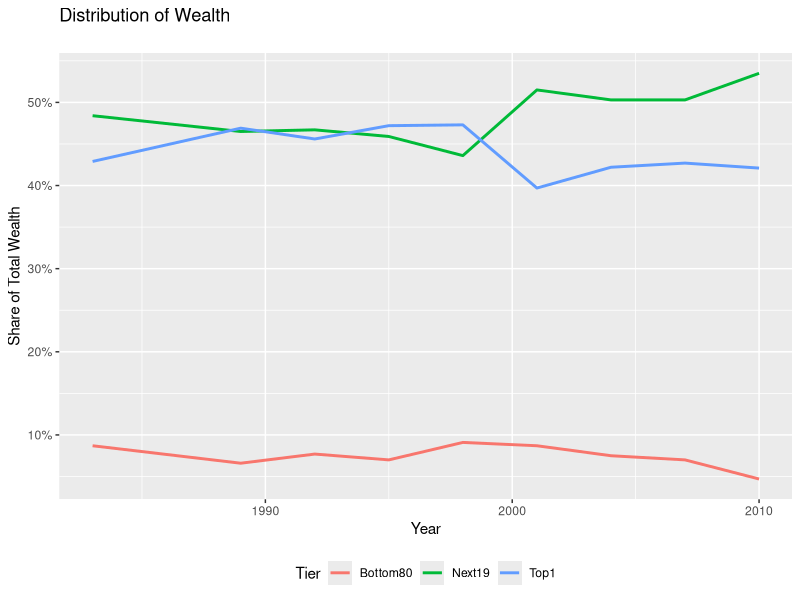

This figure's R source:
## ---- chunk 1
library(dplyr)
library(tidyr)
library(knitr)
library(stringr)
library(ggplot2)
## ---- chunk 2
UCAP         <- read.csv('Data/UCAP.csv', stringsAsFactors = FALSE, header = FALSE, skip = 2)
UCAP_headers <- read.csv('Data/UCAP.csv', stringsAsFactors = FALSE, header = FALSE, nrows = 2)
UCAP_names   <- c("Month_Year", rep("", length(UCAP_headers)-1))

for (i in 2:length(UCAP_headers)) {
  UCAP_names[i] = paste(UCAP_headers[1, i], UCAP_headers[2, i], sep = "-")
}

names(UCAP) <- UCAP_names
## ---- chunk 3
UCAP <- UCAP %>% gather(Auction_Location, Price, 2:13)
## ---- chunk 4
UCAP$Year     <- str_extract(UCAP$Month_Year, "[[:digit:]]{4}")
UCAP$Month    <- str_extract(UCAP$Month_Year, "[[:alpha:]]+")
UCAP$Auction  <- str_sub(UCAP$Auction_Location, 1, str_locate(UCAP$Auction_Location, "-")[, 1] - 1)
UCAP$Location <- str_sub(UCAP$Auction_Location, str_locate(UCAP$Auction_Location, "-")[, 1] + 1)
UCAP$Price    <- extract_numeric(UCAP$Price)

UCAP          <- UCAP %>% select(Year, Month, Auction, Location, Price)
## ---- chunk 5
UCAP_month <- UCAP %>% 
  group_by(Location, Month) %>%
  summarize(Mean = mean(Price, na.rm = TRUE)) %>%
  arrange(desc(Mean))

UCAP_month[seq(1, nrow(UCAP_month), 12), 1:2]
## ---- chunk 6
UCAP_diff <- UCAP %>%
  group_by(Location) %>%
  filter(Location == "NYC" | Location == "ROS") %>%
  summarize(Mean=mean(Price, na.rm = TRUE))

UCAP_diff[1, 2] - UCAP_diff[2,2]
## ---- chunk 7
UCAP %>%
  group_by(Year) %>%
  summarize(Mean = mean(Price, na.rm = TRUE)) %>%
  arrange(desc(Mean)) %>%
  top_n(3)
## ---- chunk 8
UCAP %>%
  group_by(Auction) %>%
  filter(Auction == "Monthly" | Auction == "Spot") %>%
  summarize(Variance = var(Price, na.rm = TRUE)) %>%
  arrange(desc(Variance))
## ---- chunk 9
auction <- read.csv('Data/untidy_auction_data.csv', stringsAsFactors = FALSE, header = TRUE)
## ---- chunk 10
lot_info <- auction %>% select(Lot, Description)
auction  <- auction %>% select(Lot, Range, Price)
## ---- chunk 11
auction$Low  <- str_trim(str_sub(auction$Range, 1, str_locate(auction$Range, "-")[, 1] - 1))
auction$High <- str_trim(str_sub(auction$Range, str_locate(auction$Range, "-")[, 1] + 1))
auction <- auction %>% select(Lot, Low, High, Price)

auction <- auction %>% gather(Value, Price, -Lot) %>% arrange(Lot, Value)
auction$Price <- extract_numeric(auction$Price)
## ---- chunk 12
auction <- auction %>% group_by(Value) %>% summarize(Sum = sum(Price))

HighDiff <- round((auction[auction$Value == "High", 2] - auction[auction$Value == "Price", 2]) / 
                    auction[auction$Value == "Price", 2], 4) * 100
LowDiff <- round((auction[auction$Value == "Low", 2] - auction[auction$Value == "Price", 2]) / 
                   auction[auction$Value == "Price", 2], 4) * 100
## ---- chunk 13
wealth <- read.csv('Data/wealth.csv', stringsAsFactors = FALSE, header = FALSE, skip = 2)
names(wealth) <- c('Year', 'Top1', 'Next19', 'Bottom80')
## ---- chunk 14
for (i in 2:4) {
  wealth[, i] <- extract_numeric(wealth[, i]) / 100
}
## ---- chunk 15
wealth <- wealth %>% gather(Tier, Share, -Year)
## ---- chunk 16
ggplot(wealth, aes(x = Year, y = Share, col = Tier)) + geom_line(size = 1) + theme(legend.position = "bottom") + scale_y_continuous("Share of Total Wealth", labels = scales::percent) + ggtitle("Distribution of Wealth\n")
